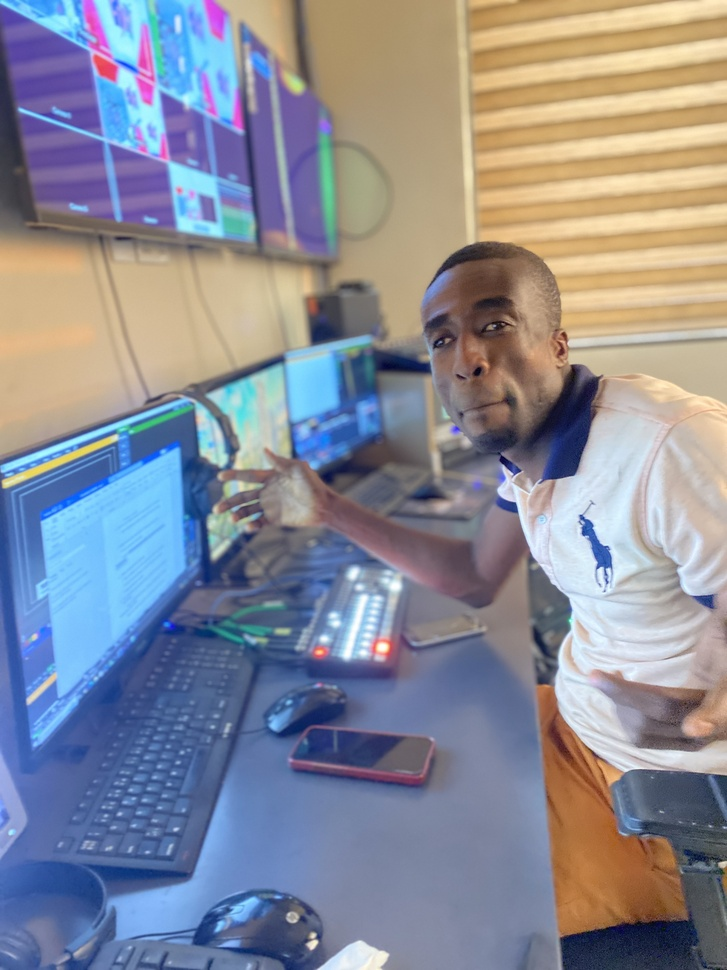
#> input picture richardbenephraim/lecture_6/files/a.JPG, 727 x 970 px, shrunk from 3024 x 4032 before the run
$ python assignment6b.py
#> lines starting #> are read from the running program, lines starting #| are printed output that depends on the picture
from PIL import Image, ImageEnhance
from os import path


def main():

    frames = []

    gif_file = gif_creater(frames)
    print(gif_file)

def open_image():
    load_image = path.join("files", "a.JPG")

    image = Image.open(load_image)
#> image is the input picture: PIL image 727x970 RGB; mean R, G, B 137.9, 139.8, 151.5

    return image

def gif_creater(frames):

    for value in range(7):
        enhancer = ImageEnhance.Brightness(open_image())
        frame = enhancer.enhance(0.6+value*0.3)
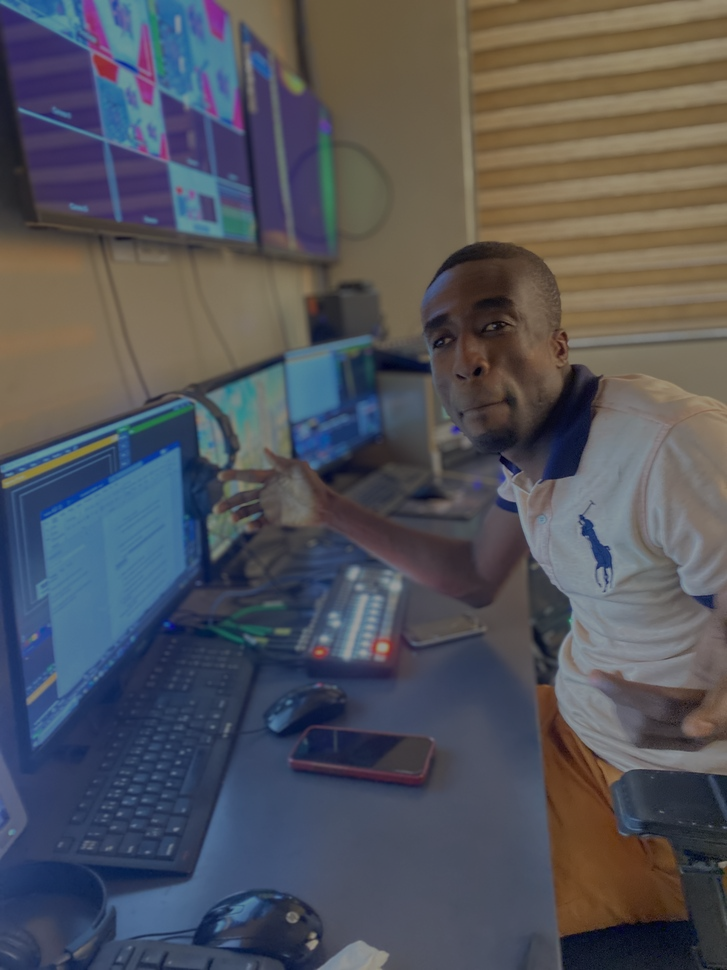
#> frame: PIL image 727x970 RGB; mean R, G, B 82.3, 83.5, 90.5
        frames.append(frame)

        frames[0].save("newImage.gif",
                       save_all = True,
                       append_images= frames[1:],
                       duration = 300,
                       loop = 0)
    return "gif file created "


if __name__ == "__main__":
    main()
#> in main, `gif_file = gif_creater(frames)`: gif_file = 'gif file created '
#| gif file created
